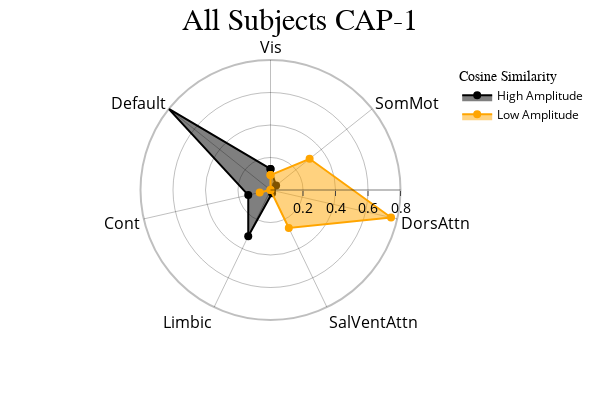
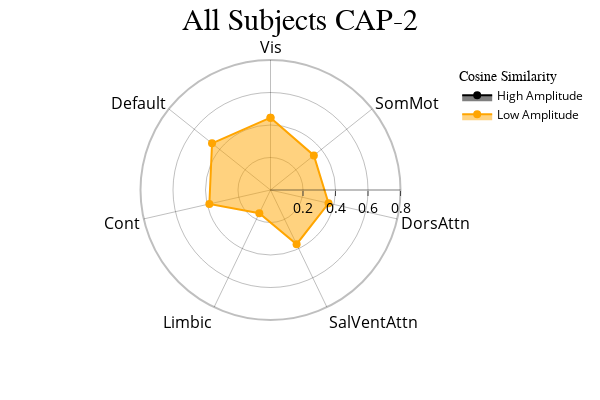
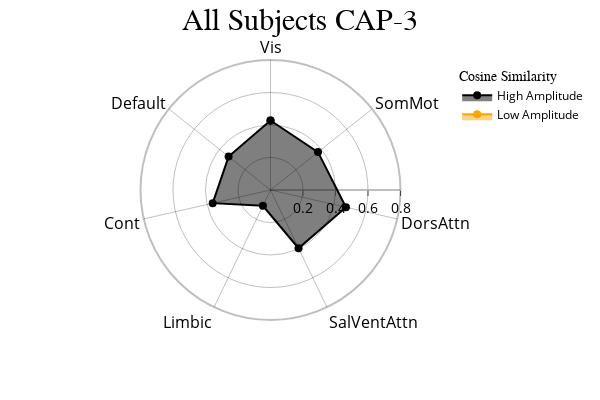

Notebook code for these charts, in order:
### Markdown cell above
<font size="6">CAPs to Radar Plots </font>

 <font size="3">Radar plots showing the cosine similarity between each network and the positive ("High Amplitude") and negative ("Low Amplitude") activations in each CAP. Since this function assumes that the matrix subjected to kmeans clustering was standardized, "High Amplitude" represents values above the mean (0) and "Low Amplitude" represents values below the mean (0). During calculation of the "Low Amplitude" cosine similarity, the inverse is computed to turn this similarity positive for visualization purposes.</font>

### Code cell
radialaxis = {
    "showline": True,
    "linewidth": 2,
    "linecolor": "rgba(0, 0, 0, 0.25)",
    "gridcolor": "rgba(0, 0, 0, 0.25)",
    "ticks": "outside",
    "tickfont": {"size": 14, "color": "black"},
    "range": [0, 0.8],
    "tickvals": ["", 0.2, "", 0.4, "", 0.6, "", 0.8],
}

legend = {
    "yanchor": "top",
    "y": 0.99,
    "x": 0.99,
    "title_font_family": "Times New Roman",
    "font": {"size": 12, "color": "black"},
}

colors = {"High Amplitude": "black", "Low Amplitude": "orange"}

cap_analysis.caps2radar(radialaxis=radialaxis, height=400, width=600, color_discrete_map=colors, legend=legend)

### Figure 1 — Plotly figure (JSON) as saved in the notebook; plotly's stock layout.template omitted (floating-point values rounded to 4 significant figures)
{"data": [{"fill": "toself", "hovertemplate": "color=High Amplitude<br>r=%{r}<br>Regions=%{theta}<extra></extra>", "legendgroup": "High Amplitude", "line": {"color": "black", "dash": "solid"}, "marker": {"size": 8, "symbol": "circle"}, "mode": "markers+lines", "name": "High Amplitude", "r": [0.1298, 0.04396, 0.007788, 0.02185, 0.3159, 0.1404, 0.803, 0.1298], "showlegend": true, "subplot": "polar", "theta": ["Vis", "SomMot", "DorsAttn", "SalVentAttn", "Limbic", "Cont", "Default", "Vis"], "type": "scatterpolar"}, {"fill": "toself", "hovertemplate": "color=Low Amplitude<br>r=%{r}<br>Regions=%{theta}<extra></extra>", "legendgroup": "Low Amplitude", "line": {"color": "orange", "dash": "solid"}, "marker": {"size": 8, "symbol": "circle"}, "mode": "markers+lines", "name": "Low Amplitude", "r": [0.09193, 0.3078, 0.7609, 0.2594, 0.0, 0.06814, 0.000665, 0.09193], "showlegend": true, "subplot": "polar", "theta": ["Vis", "SomMot", "DorsAttn", "SalVentAttn", "Limbic", "Cont", "Default", "Vis"], "type": "scatterpolar"}], "layout": {"height": 400, "legend": {"font": {"color": "black", "size": 12}, "title": {"font": {"family": "Times New Roman"}, "text": "Cosine Similarity"}, "tracegroupgap": 0, "x": 0.99, "y": 0.99, "yanchor": "top"}, "margin": {"t": 60}, "polar": {"angularaxis": {"categoryarray": ["Vis", "SomMot", "DorsAttn", "SalVentAttn", "Limbic", "Cont", "Default", "Vis", "SomMot", "DorsAttn", "SalVentAttn", "Limbic", "Cont", "Default"], "categoryorder": "array", "direction": "clockwise", "gridcolor": "rgba(0, 0, 0, 0.25)", "linecolor": "rgba(0, 0, 0, 0.25)", "linewidth": 2, "rotation": 90, "showline": true, "tickfont": {"color": "black", "size": 16}}, "bgcolor": "white", "domain": {"x": [0, 1], "y": [0, 1]}, "radialaxis": {"gridcolor": "rgba(0, 0, 0, 0.25)", "linecolor": "rgba(0, 0, 0, 0.25)", "linewidth": 2, "range": [0, 0.8], "showline": true, "tickfont": {"color": "black", "size": 14}, "ticks": "outside", "tickvals": ["", 0.2, "", 0.4, "", 0.6, "", 0.8]}}, "showlegend": true, "title": {"font": {"color": "black", "family": "Times New Roman", "size": 30}, "text": "All Subjects CAP-1", "x": 0.5}, "width": 600}}

### Figure 2 — Plotly figure (JSON) as saved in the notebook; plotly's stock layout.template omitted (floating-point values rounded to 4 significant figures)
{"data": [{"fill": "toself", "hovertemplate": "color=High Amplitude<br>r=%{r}<br>Regions=%{theta}<extra></extra>", "legendgroup": "High Amplitude", "line": {"color": "black", "dash": "solid"}, "marker": {"size": 8, "symbol": "circle"}, "mode": "markers+lines", "name": "High Amplitude", "r": [NaN, NaN, NaN, NaN, NaN, NaN, NaN, NaN], "showlegend": true, "subplot": "polar", "theta": ["Vis", "SomMot", "DorsAttn", "SalVentAttn", "Limbic", "Cont", "Default", "Vis"], "type": "scatterpolar"}, {"fill": "toself", "hovertemplate": "color=Low Amplitude<br>r=%{r}<br>Regions=%{theta}<extra></extra>", "legendgroup": "Low Amplitude", "line": {"color": "orange", "dash": "solid"}, "marker": {"size": 8, "symbol": "circle"}, "mode": "markers+lines", "name": "Low Amplitude", "r": [0.445, 0.3412, 0.3663, 0.3703, 0.1585, 0.3859, 0.4602, 0.445], "showlegend": true, "subplot": "polar", "theta": ["Vis", "SomMot", "DorsAttn", "SalVentAttn", "Limbic", "Cont", "Default", "Vis"], "type": "scatterpolar"}], "layout": {"height": 400, "legend": {"font": {"color": "black", "size": 12}, "title": {"font": {"family": "Times New Roman"}, "text": "Cosine Similarity"}, "tracegroupgap": 0, "x": 0.99, "y": 0.99, "yanchor": "top"}, "margin": {"t": 60}, "polar": {"angularaxis": {"categoryarray": ["Vis", "SomMot", "DorsAttn", "SalVentAttn", "Limbic", "Cont", "Default", "Vis", "SomMot", "DorsAttn", "SalVentAttn", "Limbic", "Cont", "Default"], "categoryorder": "array", "direction": "clockwise", "gridcolor": "rgba(0, 0, 0, 0.25)", "linecolor": "rgba(0, 0, 0, 0.25)", "linewidth": 2, "rotation": 90, "showline": true, "tickfont": {"color": "black", "size": 16}}, "bgcolor": "white", "domain": {"x": [0, 1], "y": [0, 1]}, "radialaxis": {"gridcolor": "rgba(0, 0, 0, 0.25)", "linecolor": "rgba(0, 0, 0, 0.25)", "linewidth": 2, "range": [0, 0.8], "showline": true, "tickfont": {"color": "black", "size": 14}, "ticks": "outside", "tickvals": ["", 0.2, "", 0.4, "", 0.6, "", 0.8]}}, "showlegend": true, "title": {"font": {"color": "black", "family": "Times New Roman", "size": 30}, "text": "All Subjects CAP-2", "x": 0.5}, "width": 600}}

### Figure 3 — Plotly figure (JSON) as saved in the notebook; plotly's stock layout.template omitted (floating-point values rounded to 4 significant figures)
{"data": [{"fill": "toself", "hovertemplate": "color=High Amplitude<br>r=%{r}<br>Regions=%{theta}<extra></extra>", "legendgroup": "High Amplitude", "line": {"color": "black", "dash": "solid"}, "marker": {"size": 8, "symbol": "circle"}, "mode": "markers+lines", "name": "High Amplitude", "r": [0.4275, 0.374, 0.4763, 0.3976, 0.1078, 0.3648, 0.3298, 0.4275], "showlegend": true, "subplot": "polar", "theta": ["Vis", "SomMot", "DorsAttn", "SalVentAttn", "Limbic", "Cont", "Default", "Vis"], "type": "scatterpolar"}, {"fill": "toself", "hovertemplate": "color=Low Amplitude<br>r=%{r}<br>Regions=%{theta}<extra></extra>", "legendgroup": "Low Amplitude", "line": {"color": "orange", "dash": "solid"}, "marker": {"size": 8, "symbol": "circle"}, "mode": "markers+lines", "name": "Low Amplitude", "r": [NaN, NaN, NaN, NaN, NaN, NaN, NaN, NaN], "showlegend": true, "subplot": "polar", "theta": ["Vis", "SomMot", "DorsAttn", "SalVentAttn", "Limbic", "Cont", "Default", "Vis"], "type": "scatterpolar"}], "layout": {"height": 400, "legend": {"font": {"color": "black", "size": 12}, "title": {"font": {"family": "Times New Roman"}, "text": "Cosine Similarity"}, "tracegroupgap": 0, "x": 0.99, "y": 0.99, "yanchor": "top"}, "margin": {"t": 60}, "polar": {"angularaxis": {"categoryarray": ["Vis", "SomMot", "DorsAttn", "SalVentAttn", "Limbic", "Cont", "Default", "Vis", "SomMot", "DorsAttn", "SalVentAttn", "Limbic", "Cont", "Default"], "categoryorder": "array", "direction": "clockwise", "gridcolor": "rgba(0, 0, 0, 0.25)", "linecolor": "rgba(0, 0, 0, 0.25)", "linewidth": 2, "rotation": 90, "showline": true, "tickfont": {"color": "black", "size": 16}}, "bgcolor": "white", "domain": {"x": [0, 1], "y": [0, 1]}, "radialaxis": {"gridcolor": "rgba(0, 0, 0, 0.25)", "linecolor": "rgba(0, 0, 0, 0.25)", "linewidth": 2, "range": [0, 0.8], "showline": true, "tickfont": {"color": "black", "size": 14}, "ticks": "outside", "tickvals": ["", 0.2, "", 0.4, "", 0.6, "", 0.8]}}, "showlegend": true, "title": {"font": {"color": "black", "family": "Times New Roman", "size": 30}, "text": "All Subjects CAP-3", "x": 0.5}, "width": 600}}
